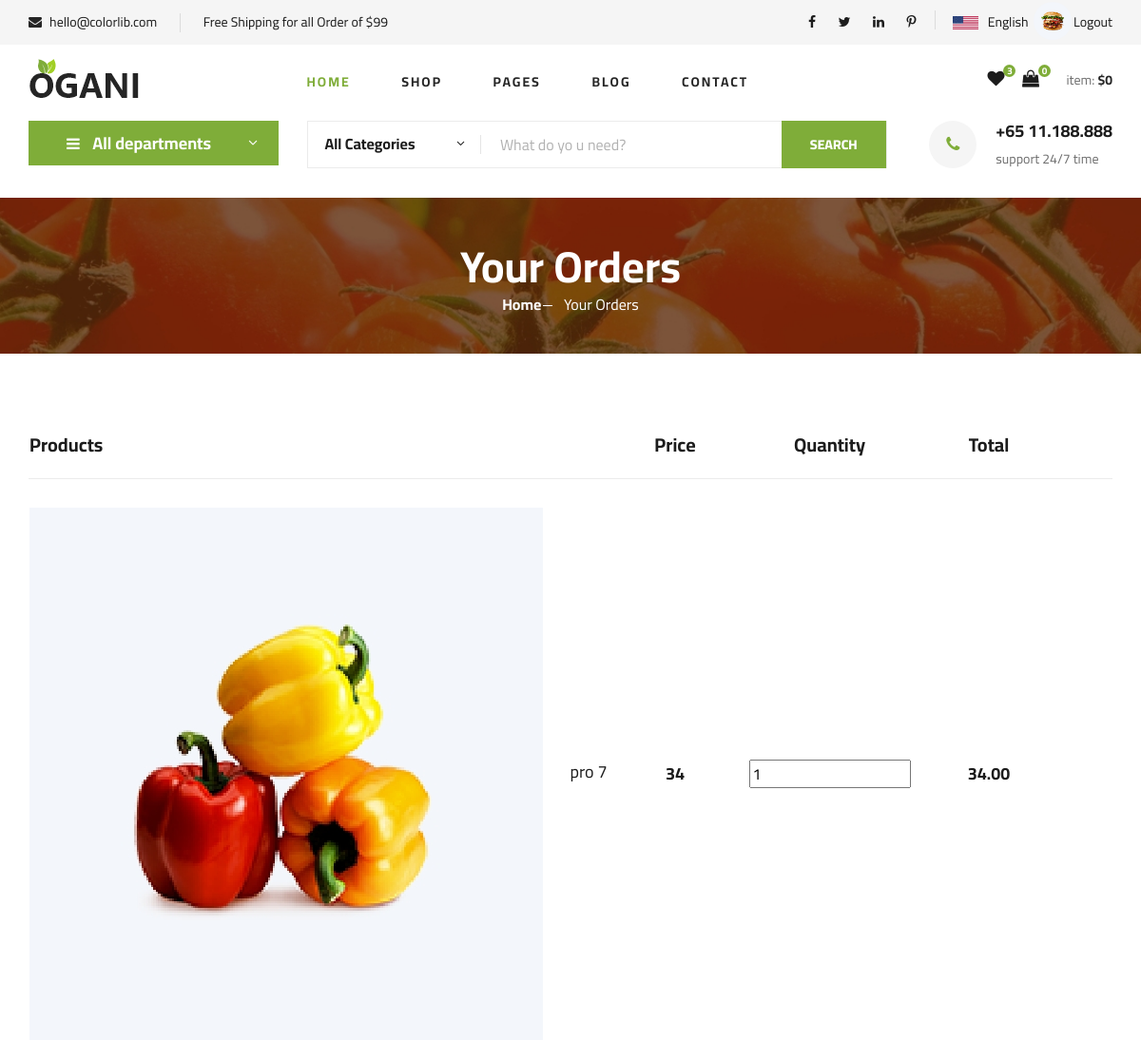
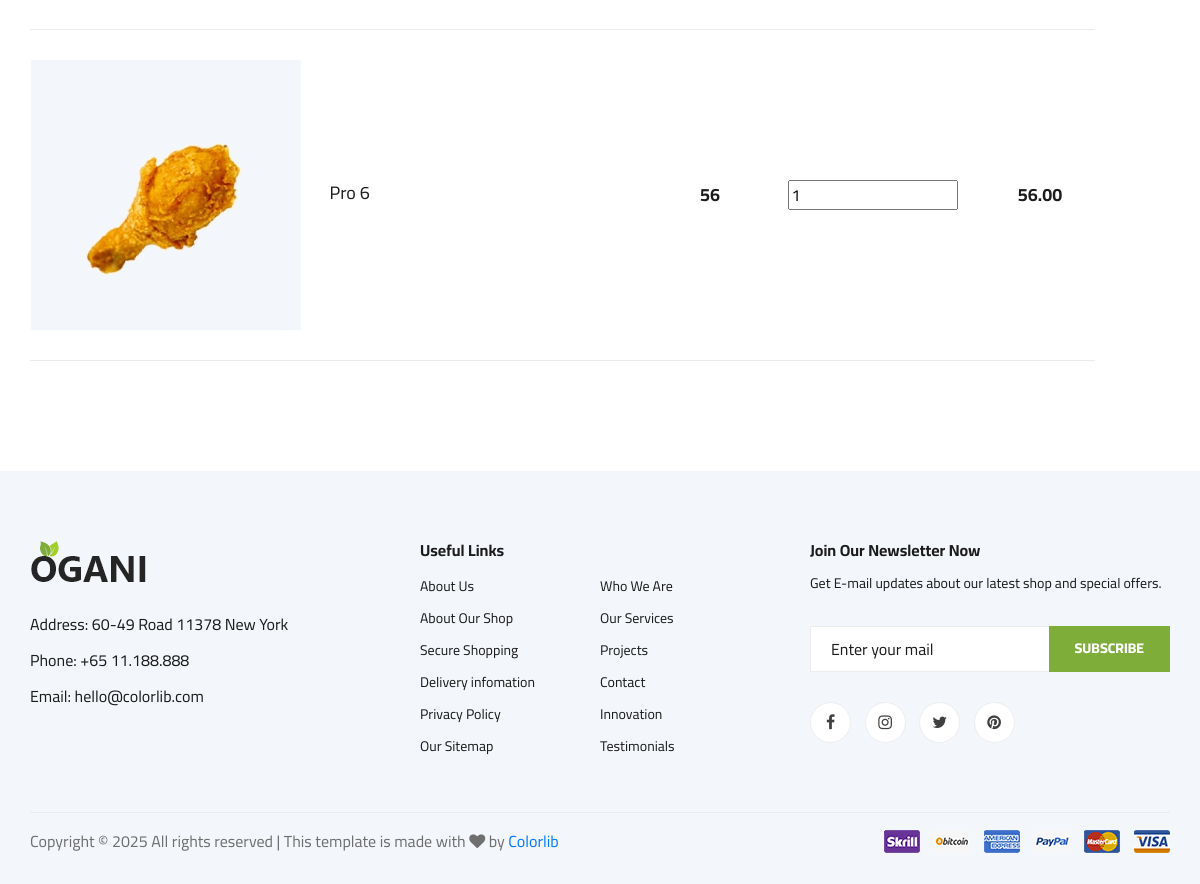
/single_orders/7 (signed in), run on the app's committed database (2 pictures, top to bottom).
### myapp/models.py (models this page shows, shortened)
class user(models.Model):
    name= models.CharField(max_length=50)
    email= models.EmailField(max_length=50)
    password= models.CharField(max_length=50)
    phone_number=models.IntegerField(blank=True,null=True)
    image=models.ImageField(upload_to='image', blank=True,null=True)
    otp=models.IntegerField(blank=True,null=True)

class Cart(models.Model):
    user = models.ForeignKey(user, on_delete=models.CASCADE, related_name='cart_items')
    product = models.ForeignKey(product, on_delete=models.CASCADE, related_name='cart_items')
    quantity = models.PositiveIntegerField(default=1)
    total_price = models.DecimalField(max_digits=10, decimal_places=2)
    added_at = models.DateTimeField(auto_now_add=True)
    order_status=models.BooleanField(default=False)

class product(models.Model):
    name=models.CharField(max_length=100)
    price=models.IntegerField()
    image=models.ImageField(upload_to="image")
    category=models.ForeignKey(category,on_delete=models.CASCADE,blank=True,null=True)

### myapp/views.py (the view)
# urls.py: path('single_orders/<int:id>', views.single_orders, name='single_orders'),
def single_orders (request,id):
    uid = user.objects.get(name=request.session['name'])
    oid=order.objects.get(id=id)
    wid_count = wishlist.objects.filter(user=uid).count()
    cid_count = Cart.objects.filter(user=uid,order_status=False).count()
    shop_items = Cart.objects.filter(user=uid,order_status=False).select_related('product')
    l1 = [i.total_price for i in shop_items]
    sub_total = sum(l1)
    shipping = 0 if sub_total == 0 or sub_total > 99 else 20
    total = sub_total + shipping
    con={
        "oid":oid,
        "uid":uid,
        "wid_count":wid_count,
        "cid_count":cid_count,
        "shop_items": shop_items,
        "sub_total": sub_total,
        "shipping": shipping,
        "total": total
    }
    return render (request, "single_order.html",con)

### myapp/templates/single_order.html (shortened to what this page needs)
{% load static %}
<!DOCTYPE html>
<html lang="zxx">
<head>
    <link rel="stylesheet" href="{% static 'css/bootstrap.min.css'%}" type="text/css">
    <link rel="stylesheet" href="{% static 'css/font-awesome.min.css'%}" type="text/css">
    <link rel="stylesheet" href="{% static 'css/elegant-icons.css'%}" type="text/css">
    <link rel="stylesheet" href="{% static 'css/nice-select.css'%}" type="text/css">
    <link rel="stylesheet" href="{% static 'css/jquery-ui.min.css'%}" type="text/css">
    <link rel="stylesheet" href="{% static 'css/owl.carousel.min.css'%}" type="text/css">
    <link rel="stylesheet" href="{% static 'css/slicknav.min.css'%}" type="text/css">
    <link rel="stylesheet" href="{% static 'css/style.css'%}" type="text/css">
</head>
<body>
    <header class="header">
        <div class="header__top">
            <div class="container">
                <div class="row">
                    <div class="col-lg-6">
                        <div class="header__top__left">
                            <ul>
                                <li><i class="fa fa-envelope"></i> hello@colorlib.com</li>
                                <li>Free Shipping for all Order of $99</li>
                            </ul>
                        </div>
                    </div>
                    <div class="col-lg-6">
                        <div class="header__top__right">
                            <div class="header__top__right__social">
                                <a href="#"><i class="fa fa-facebook"></i></a>
                                <a href="#"><i class="fa fa-twitter"></i></a>
                                <a href="#"><i class="fa fa-linkedin"></i></a>
                                <a href="#"><i class="fa fa-pinterest-p"></i></a>
                            </div>
                            <div class="header__top__right__language">
                                <img src="{% static 'img/language.png'%}" alt="">
                                <div>English</div>
                            </div>
            <div class="header__top__right__auth">
                   <a href="{% url 'profile' %}" title="View Profile">
                     <img src="{{ uid.image.url }}" alt="User" class="profile-icon"></a>
                    <a href="{% url 'logout' %}">Logout</a>
            </div>
                        </div>
                    </div>
                </div>
            </div>
        </div>
        <div class="container">
            <div class="row">
                <div class="col-lg-3">
                    <div class="header__logo">
                        <a href="./index.html"><img src="{% static 'img/logo.png'%}" alt=""></a>
                    </div>
                </div>
                <div class="col-lg-6">
                    <nav class="header__menu">
                        <ul>
                            <li class="active"><a href="{% url 'index' %}">Home</a></li>
                            <li><a href="{% url 'shop_grid' %}">Shop</a></li>
                            <li><a href="#">Pages</a>
                            </li>
                            <li><a href="{% url 'blog' %}">Blog</a></li>
                            <li><a href="{% url 'contact' %}">Contact</a></li>
                        </ul>
                    </nav>
                </div>
                <div class="col-lg-3">
                    <div class="header__cart">
                <ul>
                    <li><a href="{% url 'wishlists' %}"><i class="fa fa-heart"></i> <span>{{wid_count}}</span></a></li>
                    <li><a href="{% url 'shoping_cart' %}"><i class="fa fa-shopping-bag"></i> <span>{{cid_count}}</span></a></li>
                </ul>
                        <div class="header__cart__price">item: <span>${{total}}</span></div>
                    </div>
                </div>
            </div>
        </div>
    </header>
    <section class="hero hero-normal">
        <div class="container">
            <div class="row">
                <div class="col-lg-3">
                    <div class="hero__categories">
                        <div class="hero__categories__all">
                            <i class="fa fa-bars"></i>
                            <span>All departments</span>
                        </div>
                    </div>
                </div>
                <div class="col-lg-9">
                    <div class="hero__search">
                        <div class="hero__search__form">
                            <form action="{% url 'search_fun' %}" method="get">
                                <div class="hero__search__categories">
                                    All Categories
                                    <span class="arrow_carrot-down"></span>
                                </div>
                                <input type="text" placeholder="What do yo u need?" name="search">
                                <button type="submit" class="site-btn">SEARCH</button>
                            </form>
                        </div>
                        <div class="hero__search__phone">
                            <div class="hero__search__phone__icon">
                                <i class="fa fa-phone"></i>
                            </div>
                            <div class="hero__search__phone__text">
                                <h5>+65 11.188.888</h5>
                                <span>support 24/7 time</span>
                            </div>
                        </div>
                    </div>
                </div>
            </div>
        </div>
    </section>
    <section class="breadcrumb-section set-bg" data-setbg="{% static 'img/breadcrumb.jpg'%}">
        <div class="container">
            <div class="row">
                <div class="col-lg-12 text-center">
                    <div class="breadcrumb__text">
                        <h2>Your Orders</h2>
                        <div class="breadcrumb__option">
                            <a href="{% url 'index' %}">Home</a>
                            <span>Your Orders</span>
                        </div>
                    </div>
                </div>
            </div>
        </div>
    </section>
    <section class="shoping-cart spad">
        <div class="container">
            <div class="row">
                <div class="col-lg-12">
                    <div class="shoping__cart__table">
                        <table>
                            <thead>
                                <tr>
                                    <th class="shoping__product">Products</th>
                                    <th>Price</th>
                                    <th>Quantity</th>
                                    <th>Total</th>
                                    <th></th>
                                </tr>
                            </thead>
                            <tbody>
                                {% for item in oid.product.all %}
                                <tr>
                                    <td class="shoping__cart__item">
                                        <img src="{{item.product.image.url}}" alt="">
                                        <h5>{{ item.product.name }}</h5>
                                    </td>
                                    <td class="shoping__cart__price">
                                        {{item.product.price}}
                                    </td>
                                    <td class="shoping__cart__quantity">
                                        <div class="quantity">
                                                <input type="text" value="{{ item.quantity }}" class="qty-input" readonly>
                                            </div>
                                        </div>
                                    <td class="shoping__cart__total">
                                        {{item.total_price}}
                                    </td>
                                {% endfor %}
                    </div>
                </div>
    </section>
    <footer class="footer spad">
        <div class="container">
            <div class="row">
                <div class="col-lg-3 col-md-6 col-sm-6">
                    <div class="footer__about">
                        <div class="footer__about__logo">
                            <a href="./index.html"><img src="{% static 'img/logo.png'%}" alt=""></a>
                        </div>
                        <ul>
                            <li>Address: 60-49 Road 11378 New York</li>
                            <li>Phone: +65 11.188.888</li>
                            <li>Email: hello@colorlib.com</li>
                        </ul>
                    </div>
                </div>
                <div class="col-lg-4 col-md-6 col-sm-6 offset-lg-1">
                    <div class="footer__widget">
                        <h6>Useful Links</h6>
                        <ul>
                            <li><a href="#">About Us</a></li>
                            <li><a href="#">About Our Shop</a></li>
                            <li><a href="#">Secure Shopping</a></li>
                            <li><a href="#">Delivery infomation</a></li>
                            <li><a href="#">Privacy Policy</a></li>
                            <li><a href="#">Our Sitemap</a></li>
                        </ul>
                        <ul>
                            <li><a href="#">Who We Are</a></li>
                            <li><a href="#">Our Services</a></li>
                            <li><a href="#">Projects</a></li>
                            <li><a href="#">Contact</a></li>
                            <li><a href="#">Innovation</a></li>
                            <li><a href="#">Testimonials</a></li>
                        </ul>
                    </div>
                </div>
                <div class="col-lg-4 col-md-12">
                    <div class="footer__widget">
                        <h6>Join Our Newsletter Now</h6>
                        <p>Get E-mail updates about our latest shop and special offers.</p>
                        <form action="#">
                            <input type="text" placeholder="Enter your mail">
                            <button type="submit" class="site-btn">Subscribe</button>
                        </form>
                        <div class="footer__widget__social">
                            <a href="#"><i class="fa fa-facebook"></i></a>
                            <a href="#"><i class="fa fa-instagram"></i></a>
                            <a href="#"><i class="fa fa-twitter"></i></a>
                            <a href="#"><i class="fa fa-pinterest"></i></a>
                        </div>
                    </div>
                </div>
            </div>
            <div class="row">
                <div class="col-lg-12">
                    <div class="footer__copyright">
                        <div class="footer__copyright__text">
                            <p>
                                Copyright &copy;
                                <script>document.write(new Date().getFullYear());</script> All rights reserved | This
                                template is made with <i class="fa fa-heart" aria-hidden="true"></i> by <a
                                    href="https://colorlib.com" target="_blank">Colorlib</a>
                            </p>
                        </div>
                        <div class="footer__copyright__payment"><img src="{% static 'img/payment-item.png'%}" alt="">
                        </div>
                    </div>
                </div>
            </div>
        </div>
    </footer>
</body>
</html>

### myapp/templates/single_order.html (style rules this page uses)
.profile-icon { width: 40px; height: 40px; border-radius: 50%; object-fit: cover; right:10%; top:5%; position: absolute; }

### data on the page
user: image (picture)
Cart: product.image (picture), product.name "pro 7", product.price "34", quantity "1", total_price "34.00"
Cart: product.image (picture), product.name "Pro 6", product.price "56", quantity "1", total_price "56.00"

### other printed values
{{ wid_count }} "3"
{{ cid_count }} "0"
{{ total }} "0"
